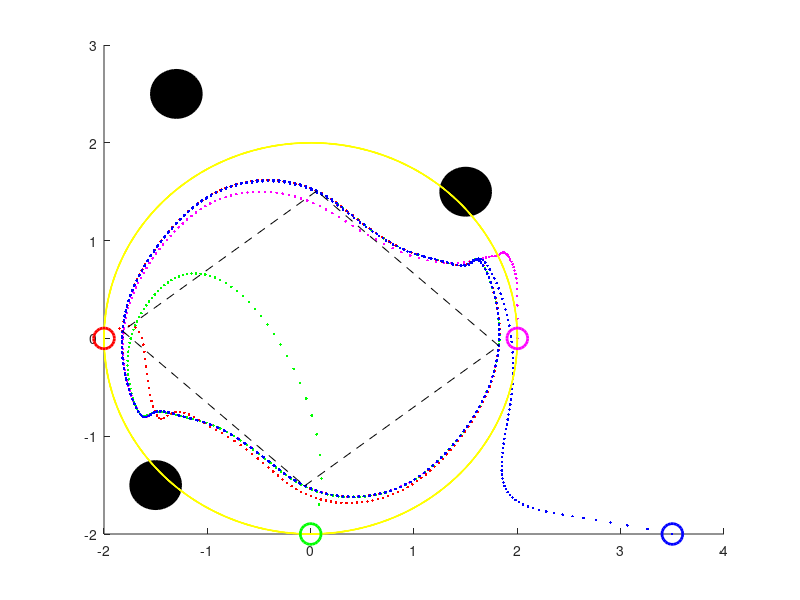

Here is the MATLAB script that generated this plot: (Note: this script raises an error after producing the figure.)
clc
clear
close all
n=4;
l=0.1;
K1=kron(eye(2),[-2,-4]);
A=kron(eye(2),[1,l;0,1]);
B=kron(eye(2),[0;l]);
gamma=0.95;
theta=0.95;
P=dare(A+B*K1,B,eye(4),eye(2));
K=-inv(B'*P*B+eye(2))*B'*P*(A+B*K1);
L=[1 0 0 -1;
    -1 1 0 0;
    0 -1 1 0;
    0 0 -1 1];
% c=1;alpha=0.999999; % Removed: Event-triggering parameter
K3=0.003; K4=0.003;
% K3=0.03; K4=0.03;
%K3=0;
te_total=600; %*0.1s
t_total=60; %/s
eig(A+B*K1);
% 仿真初始位置
x0=[2;0;0;2;0;0.8;-2;3;-2;1.5;0;1;3.5;-2.4;-2;0.5];

% 实验初始位置
% x0=[120;0;90;2;-30;0.8;0;3;-135;1.5;60;1;105;-2.4;-60;0.5];
% x0=[23.2;-1.2;6.5;0.5;-41.9;0.3;63.0;-1;-162.2;-2.5;-2.6;-0.3;-37.2;0.7;-78.2;2.8];

% % 李萨如编队信息
% % 仿真编队参数
% % r=2;w=0.314;d=3.5;
% % 实验编队参数
% % r=80;w=0.157;d=140;
% % r=60; d=105; w=0.15;
% % t=0:l:t_total;
% % for i=1:n
% %     h(4*i-3:4*i,:)=[r*sin(w*t)+d*cos(2*pi*(i-1)/n); w*r*cos(w*t); r*sin(2*w*t)+d*sin(2*pi*(i-1)/n); 2*w*r*cos(2*w*t)];
% % end

%圆形编队
r=2;w=0.314;
t=0:l:t_total; % t_total/l should match te_total if t is used for indexing h
% Ensure h has enough columns for h(:,k+1) in the loop
if length(t) < te_total + 1
    t_corrected_end = (te_total)*l; % k goes up to te_total, so h needs te_total+1 columns
    t = 0:l:t_corrected_end;
end
h=zeros(4*n,length(t)); % Preallocate h

for i=1:n
    h(4*i-3:4*i,:)=[r*cos(w*t+2*pi*(i-1)/n);-w*r*sin(w*t+2*pi*(i-1)/n);r*sin(w*t+2*pi*(i-1)/n);w*r*cos(w*t+2*pi*(i-1)/n)];
end

% 仿真障碍物数据
[xo,yo,zo]=cylinder(0.25,50);
p_obs1=[1.5,1.5];
p_obs2=[-1.5,-1.5];
p_obs3=[-1.3,2.5];
d_safe=0.8;
d0=1;
b=4;
% 实验障碍物数据
% [xo,yo,zo]=cylinder(10,50);
% p_obs1=[145,40];
% p_obs2=[-40,-160];
% p_obs3=[-60,100];
% d_safe=1000;
% d0=1000;
% b=200;

%初始化x矩阵 %以及误差e矩阵 (e matrix for event triggering is removed)
x=zeros(4*n,te_total+1);
% e=zeros(4*n,te_total+1); % Removed: This 'e' was for event-triggering

% Corrected initialization: Should be outside the main simulation loop
x(:,1)=x0;
% e(:,1)=0*ones(4*n,1); % Removed: Initialization of event-triggering 'e'

for k=1:1:te_total
    % x(:,1)=x0; % Buggy: Removed from inside the loop
    % e(:,1)=0*ones(4*n,1); % Buggy: Removed from inside the loop

    %各智能体与障碍物1之间的势场力
    d_obs1=zeros(n,51);
    d_obs2=zeros(n,51);
    d_obs3=zeros(n,51);
    for i=1:1:n
        d_obs1(i,:)=((x(4*i-3,k)*ones(1,51)-(p_obs1(1)*ones(1,51)+xo(1,:))).^2+(x(4*i-1,k)*ones(1,51)-(p_obs1(2)*ones(1,51)+yo(1,:))).^2).^0.5;
        d_obs2(i,:)=((x(4*i-3,k)*ones(1,51)-(p_obs2(1)*ones(1,51)+xo(1,:))).^2+(x(4*i-1,k)*ones(1,51)-(p_obs2(2)*ones(1,51)+yo(1,:))).^2).^0.5;
        d_obs3(i,:)=((x(4*i-3,k)*ones(1,51)-(p_obs3(1)*ones(1,51)+xo(1,:))).^2+(x(4*i-1,k)*ones(1,51)-(p_obs3(2)*ones(1,51)+yo(1,:))).^2).^0.5;
    end
    %初始化各智能体与障碍物之间的势场力矩阵
    F_obs1=zeros(2*n,1);
    F_obs2=zeros(2*n,1);
    F_obs3=zeros(2*n,1);
    min_d1=zeros(n,1); % Changed size from 4 to n for consistency
    a1=zeros(n,1);     % Changed size from 4 to n
    min_d2=zeros(n,1); % Changed size from 4 to n
    a2=zeros(n,1);     % Changed size from 4 to n
    min_d3=zeros(n,1); % Changed size from 4 to n
    a3=zeros(n,1);     % Changed size from 4 to n
    for i=1:1:n
        [min_d1(i),a1(i)]=min(d_obs1(i,:));
        [min_d2(i),a2(i)]=min(d_obs2(i,:));
        [min_d3(i),a3(i)]=min(d_obs3(i,:));
    end
    for i=1:1:n
        if min_d1(i)<d_safe && min_d1(i)~=0
            F_obs1(2*i-1:2*i,:)=(b/min_d1(i)-1/d_safe)^2*(b/(min_d1(i)^2))*[(x(4*i-3,k)-(p_obs1(1)+xo(1,a1(i))))/min_d1(i);(x(4*i-1,k)-(p_obs1(2)+yo(1,a1(i))))/min_d1(i)]; % Corrected xo/yo indexing
        end
        
        if min_d2(i)<d_safe && min_d2(i)~=0
            F_obs2(2*i-1:2*i,:)=(b/min_d2(i)-1/d_safe)^2*(b/(min_d2(i)^2))*[(x(4*i-3,k)-(p_obs2(1)+xo(1,a2(i))))/min_d2(i);(x(4*i-1,k)-(p_obs2(2)+yo(1,a2(i))))/min_d2(i)]; % Corrected xo/yo indexing
        end
        
        if min_d3(i)<d_safe && min_d3(i)~=0
            F_obs3(2*i-1:2*i,:)=(b/min_d3(i)-1/d_safe)^2*(b/(min_d3(i)^2))*[(x(4*i-3,k)-(p_obs3(1)+xo(1,a3(i))))/min_d3(i);(x(4*i-1,k)-(p_obs3(2)+yo(1,a3(i))))/min_d3(i)]; % Corrected xo/yo indexing
        end
    end
    
    % 各智能体之间的势场力
    % 各智能体间距离
    d_ij=zeros(n,n);
    F_ij=zeros(2*n,1);
    for i=1:1:n
        for j=1:1:n
            if i == j % Added to avoid self-influence if d_ij(i,i) is 0
                continue;
            end
            d_ij(i,j)=((x(4*i-3,k)-x(4*j-3,k))^2+(x(4*i-1,k)-x(4*j-1,k))^2)^0.5;
        end
    end
    for i=1:1:n
        for j=1:1:n
            if i == j % Added to avoid self-influence
                continue;
            end
            if d_ij(i,j)<=d0 && d_ij(i,j)~=0
                %F_ij(2*i-1:2*i,1)=F_ij(2*i-1:2*i,1)+exp(d_ij(i,j))/((exp(d_ij(i,j))-exp(d0))^2*d_ij(i,j))*[x(4*i-3,k)-x(4*j-3,k);x(4*i-1,k)-x(4*j-1,k)];
                F_ij(2*i-1:2*i,1)=F_ij(2*i-1:2*i,1)+(b/exp(d_ij(i,j))-1/exp(d0))^2*(b/(exp(d_ij(i,j))))*[(x(4*i-3,k)-x(4*j-3,k))/d_ij(i,j);(x(4*i-1,k)-x(4*j-1,k))/d_ij(i,j)];
            end
        end
    end
    
    % Modified state update: e(:,k) is replaced by x(:,k)
    x(:,k+1)=(kron(eye(n),A+B*K1)+kron(L,B*K))*x(:,k) ...
              -kron(eye(n),B*K1)*h(:,k) ...
              +kron(L,B*K)*(x(:,k)-h(:,k)) ... % MODIFIED: e(:,k) changed to x(:,k)
              +kron(eye(n),B)*kron(eye(2*n),[0 1])*((h(:,k+1)-h(:,k))/l) ...
              +K3*kron(eye(n),B)*(F_obs1+F_obs2+F_obs3) ...
              +K4*kron(eye(n),B)*F_ij;
              
    % e(:,k+1)=kron(eye(n),A^k)*(x0-h(:,1))-(x(:,k+1)-h(:,k+1)); % Removed: This 'e' was for event-triggering
end

% The entire second 'for' loop for event triggering is removed.
% Original start of removed event-triggering loop:
% t1=[];
% t2=[];
% t3=[];
% t4=[];
% for k=1:1:te_total
%    ... (event triggering logic) ...
% end

% Formation error calculation (this part remains relevant)
z=x'-h'; 
% Ensure z has the correct number of columns if te_total was adjusted for h
if size(z,1) > te_total +1
    z = z(1:te_total+1,:);
end
if size(z,2) < 4*n % Check if h was shorter than x
    warning('Mismatch in length of x and h trajectories for error calculation. Error might be incorrect.');
    % Pad z or adjust, for now, assume it's mostly fine for plotting existing data.
    % This can happen if t for h was not long enough.
    % For simplicity, we'll proceed, but this indicates h might not cover all x points.
end


z1=zeros(size(z,1),4); % Preallocate
z2=zeros(size(z,1),4);
z3=zeros(size(z,1),4);
z4=zeros(size(z,1),4);

if size(z,2) >= 4
    z1=z(:,1:4);
end
if size(z,2) >= 8
    z2=z(:,5:8);
end
if size(z,2) >= 12
    z3=z(:,9:12);
end
if size(z,2) >= 16
    z4=z(:,13:16);
end


ep1=sum(z1,2);
ep2=sum(z2,2);
ep3=sum(z3,2);
ep4=sum(z4,2);
ep=[ep1,ep2,ep3,ep4];
e_max=zeros(size(ep,1),1); % Preallocate
e_min=zeros(size(ep,1),1); % Preallocate
if ~isempty(ep)
    [e_max,~]=max(ep,[],2); % index1 not used later
    [e_min,~]=min(ep,[],2); % index2 not used later
end
error_formation=e_max-e_min; % Renamed from 'error' to avoid conflict with any 'error' function

% figure(1)
% rectangle('position', [1, 1, 0.5, 0.5],'Curvature',1,'FaceColor','k');%绘制障碍物,前面两个数是位置，后面两个数是大小
figure(1)
hold on
%sphere(50);%球由50*50个面组成
rectangle('position', [1.25, 1.25, 0.5, 0.5],'Curvature',1,'FaceColor','k');%绘制障碍物,前面两个数是位置，后面两个数是大小
rectangle('position', [-1.75, -1.75, 0.5, 0.5],'Curvature',1,'FaceColor','k');
rectangle('position', [-1.55, 2.25, 0.5, 0.5],'Curvature',1,'FaceColor','k');
c1_surf_color=zeros(2,51,3);%获得o阵大小和x相同 % Renamed c1 to c1_surf_color to avoid conflict
for i=1:1:2
    for j_surf=1:1:51 % Renamed j to j_surf
        c1_surf_color(i,j_surf,1)=1;
        c1_surf_color(i,j_surf,2)=0;
        c1_surf_color(i,j_surf,3)=0;%红
    end
end
%%
plot_idx_end=te_total; % Use te_total for plotting up to the simulated time
z_plot_level=0.5*ones(1,plot_idx_end); % Renamed z to z_plot_level
z_1_plot_level=0.5*ones(1,5); % Renamed z_1 to z_1_plot_level

% Ensure indices for x do not exceed dimensions
last_valid_k = size(x,2);
if plot_idx_end > last_valid_k
    plot_idx_end = last_valid_k;
    z_plot_level=0.5*ones(1,plot_idx_end);
end
final_t_idx = plot_idx_end; % The last time index for plotting trajectories, usually te_total or te_total+1 for states

% Ensure x values at final_t_idx are valid
x_1_final=[x(1,final_t_idx) x(5,final_t_idx) x(9,final_t_idx) x(13,final_t_idx) x(1,final_t_idx)];
x_2_final=[x(3,final_t_idx) x(7,final_t_idx) x(11,final_t_idx) x(15,final_t_idx) x(3,final_t_idx)];

plot3(x(1,1:final_t_idx),x(3,1:final_t_idx),z_plot_level(1:final_t_idx),'m.',...
      x(5,1:final_t_idx),x(7,1:final_t_idx),z_plot_level(1:final_t_idx),'g.',...
      x(9,1:final_t_idx),x(11,1:final_t_idx),z_plot_level(1:final_t_idx),'r.',...
      x(13,1:final_t_idx),x(15,1:final_t_idx),z_plot_level(1:final_t_idx),'b.',...
      x_1_final,x_2_final,z_1_plot_level,'k--','markersize',10)

% Ensure h plotting indices match available h data length
h_len = size(h,2);
plot_h_idx_end = min(final_t_idx, h_len);
z_h_plot_level = 0.5*ones(1,plot_h_idx_end);


plot3(h(1,1:plot_h_idx_end),h(3,1:plot_h_idx_end),z_h_plot_level,'y--',...
      h(5,1:plot_h_idx_end),h(7,1:plot_h_idx_end),z_h_plot_level,'y--',...
      h(9,1:plot_h_idx_end),h(11,1:plot_h_idx_end),z_h_plot_level,'y--',...
      h(13,1:plot_h_idx_end),h(15,1:plot_h_idx_end),z_h_plot_level,'y--','LineWidth',1.2)

plot3(x(1,1),x(3,1),0.5,'mo','LineWidth',2,'markersize',15)
plot3(x(5,1),x(7,1),0.5,'go','LineWidth',2,'markersize',15)
plot3(x(9,1),x(11,1),0.5,'ro','LineWidth',2,'markersize',15)
plot3(x(13,1),x(15,1),0.5,'bo','LineWidth',2,'markersize',15)

plot3(x(1,final_t_idx),x(3,final_t_idx),0.5,'mP','LineWidth',2,'markersize',15)
plot3(x(5,final_t_idx),x(7,final_t_idx),0.5,'gP','LineWidth',2,'markersize',15)
plot3(x(9,final_t_idx),x(11,final_t_idx),0.5,'rP','LineWidth',2,'markersize',15)
plot3(x(13,final_t_idx),x(15,final_t_idx),0.5,'bP','LineWidth',2,'markersize',15)

surf(xo+p_obs1(1),yo+p_obs1(2),zo*0.6,c1_surf_color);%绘制半径为0.5的球
surf(xo+p_obs2(1),yo+p_obs2(2),zo*0.6,c1_surf_color);%绘制半径为0.5的球
surf(xo+p_obs3(1),yo+p_obs3(2),zo*0.6,c1_surf_color);%绘制半径为0.5的球
view(30,60)
grid on
grid minor
xlabel('X-axis/m');
ylabel('Y-axis/m');
zlabel('Z-axis/m');
legend('Agent1','Agent2','Agent3','Agent4');

% Figure 2 for triggering instants is removed as t1, t2, t3, t4 are no longer generated.
% figure(2)
% hold on
% one1=1*ones(1,length(t1));
% plot(t1,one1,'m.','markersize',10)
% one2=2*ones(1,length(t2));
% plot(t2,one2,'g.','markersize',10)
% one3=3*ones(1,length(t3));
% plot(t3,one3,'r.','markersize',10)
% one4=4*ones(1,length(t4));
% plot(t4,one4,'b.','markersize',10)
% grid on
% grid minor
% xlabel('iteration');
% ylabel('triggering instants of each agent')
% legend('Agent1','Agent2','Agent3','Agent4');

figure(3)
hold on
% Plotting formation error: Ensure t (time vector for x-axis) matches length of error_formation
time_axis_error = (0:length(error_formation)-1)*l; % Create time axis matching error_formation length
if length(time_axis_error) > length(error_formation)
    time_axis_error = time_axis_error(1:length(error_formation));
end

plot(time_axis_error,error_formation(:,1),'r-','LineWidth',2) % Assuming error_formation is a column vector
grid on
grid minor
xlabel('time(s)');
ylabel('formation error');